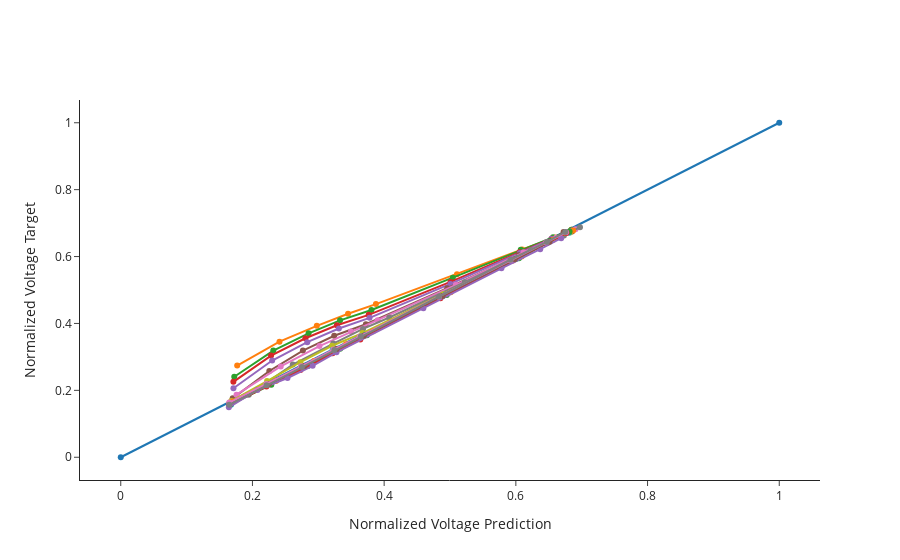

Here is the notebook cell this chart was saved with:
### Code cell
fig = go.Figure()
fig.add_trace(go.Scatter(x=[0, 1], y=[0, 1], showlegend=False, mode="markers+lines"))
for i in range(0, len(datasets["X_train"]), batch_size * skip):
    df_pred = pd.DataFrame(model.predict(datasets["X_train"][i : i + batch_size], verbose=0)[:, :, 2])
    df_train = pd.DataFrame(datasets["y_train"][i : i + batch_size][:, :, 2])
    fig.add_trace(
        go.Scatter(
            x=df_pred.values[0],
            y=df_train.values[0],
            showlegend=False,
            mode="markers+lines",
        )
    )

fig.update_yaxes(title="Normalized Voltage Target")
fig.update_xaxes(title="Normalized Voltage Prediction")
fig.update_layout(template="simple_white")
fig.update_layout(height=500)

### Figure 1 — Plotly figure (JSON) as saved in the notebook; plotly's stock layout.template omitted (floating-point values rounded to 4 significant figures)
{"data": [{"mode": "markers+lines", "showlegend": false, "type": "scatter", "x": [0, 1], "y": [0, 1]}, {"mode": "markers+lines", "showlegend": false, "type": "scatter", "x": [0.6843, 0.66, 0.6097, 0.5106, 0.3875, 0.3452, 0.2977, 0.241, 0.1768], "y": [0.6801, 0.657, 0.6214, 0.5474, 0.4579, 0.4289, 0.3929, 0.3455, 0.2741]}, {"mode": "markers+lines", "showlegend": false, "type": "scatter", "x": [0.6846, 0.6565, 0.6074, 0.5043, 0.3807, 0.333, 0.2852, 0.2317, 0.1724], "y": [0.6799, 0.6574, 0.6202, 0.5369, 0.4401, 0.4093, 0.3706, 0.3188, 0.2407]}, {"mode": "markers+lines", "showlegend": false, "type": "scatter", "x": [0.6853, 0.6544, 0.6058, 0.5007, 0.3765, 0.3282, 0.2804, 0.2283, 0.171], "y": [0.6773, 0.6533, 0.613, 0.5243, 0.4257, 0.3946, 0.3557, 0.3039, 0.2254]}, {"mode": "markers+lines", "showlegend": false, "type": "scatter", "x": [0.6851, 0.6541, 0.6061, 0.5007, 0.3778, 0.3312, 0.2833, 0.2299, 0.1712], "y": [0.6777, 0.6529, 0.6109, 0.5183, 0.4168, 0.3848, 0.344, 0.2891, 0.2062]}, {"mode": "markers+lines", "showlegend": false, "type": "scatter", "x": [0.6852, 0.6524, 0.6043, 0.4957, 0.3723, 0.3242, 0.2766, 0.2256, 0.1699], "y": [0.6746, 0.6486, 0.6038, 0.5053, 0.3977, 0.3632, 0.3188, 0.2579, 0.1762]}, {"mode": "markers+lines", "showlegend": false, "type": "scatter", "x": [0.6906, 0.6611, 0.6117, 0.509, 0.3901, 0.3496, 0.3018, 0.243, 0.1758], "y": [0.6817, 0.6564, 0.6125, 0.5154, 0.4099, 0.376, 0.3324, 0.2714, 0.187]}, {"mode": "markers+lines", "showlegend": false, "type": "scatter", "x": [0.6974, 0.6731, 0.6229, 0.5226, 0.4078, 0.3679, 0.3227, 0.2612, 0.1944], "y": [0.6877, 0.6631, 0.6198, 0.5231, 0.4178, 0.3837, 0.3397, 0.277, 0.1866]}, {"mode": "markers+lines", "showlegend": false, "type": "scatter", "x": [0.6823, 0.6485, 0.601, 0.4895, 0.367, 0.3209, 0.2728, 0.2222, 0.1678], "y": [0.6721, 0.6438, 0.5943, 0.4872, 0.3711, 0.3333, 0.2842, 0.2276, 0.1679]}, {"mode": "markers+lines", "showlegend": false, "type": "scatter", "x": [0.6805, 0.6492, 0.5993, 0.489, 0.3667, 0.3217, 0.2737, 0.2227, 0.1674], "y": [0.6714, 0.6426, 0.5916, 0.4814, 0.3608, 0.3205, 0.2695, 0.2166, 0.1572]}, {"mode": "markers+lines", "showlegend": false, "type": "scatter", "x": [0.6815, 0.6504, 0.6022, 0.4929, 0.3709, 0.3285, 0.28, 0.2264, 0.1676], "y": [0.6738, 0.6452, 0.5946, 0.4847, 0.365, 0.3247, 0.2735, 0.2182, 0.1591]}, {"mode": "markers+lines", "showlegend": false, "type": "scatter", "x": [0.687, 0.6569, 0.6088, 0.5011, 0.3831, 0.342, 0.2935, 0.2357, 0.1701], "y": [0.678, 0.65, 0.6004, 0.493, 0.3766, 0.3381, 0.2878, 0.2279, 0.1664]}, {"mode": "markers+lines", "showlegend": false, "type": "scatter", "x": [0.6816, 0.6524, 0.6046, 0.495, 0.3738, 0.3331, 0.2841, 0.2286, 0.1666], "y": [0.6752, 0.6464, 0.5951, 0.485, 0.3648, 0.3243, 0.2728, 0.2171, 0.1581]}, {"mode": "markers+lines", "showlegend": false, "type": "scatter", "x": [0.677, 0.6472, 0.5955, 0.4855, 0.3638, 0.3217, 0.273, 0.2212, 0.1649], "y": [0.6707, 0.6408, 0.5879, 0.4753, 0.3523, 0.3108, 0.2606, 0.2115, 0.156]}, {"mode": "markers+lines", "showlegend": false, "type": "scatter", "x": [0.6688, 0.637, 0.5781, 0.4596, 0.3277, 0.2914, 0.2533, 0.2075, 0.1642], "y": [0.6548, 0.6221, 0.5647, 0.4451, 0.3138, 0.2734, 0.2369, 0.2012, 0.1493]}, {"mode": "markers+lines", "showlegend": false, "type": "scatter", "x": [0.6725, 0.651, 0.5983, 0.4888, 0.3692, 0.3279, 0.2791, 0.2247, 0.1647], "y": [0.6735, 0.6441, 0.5917, 0.4819, 0.3633, 0.3234, 0.2728, 0.2179, 0.1607]}, {"mode": "markers+lines", "showlegend": false, "type": "scatter", "x": [0.6763, 0.6462, 0.5918, 0.4831, 0.3632, 0.323, 0.2739, 0.221, 0.1648], "y": [0.6725, 0.6427, 0.5897, 0.4796, 0.3613, 0.3218, 0.2719, 0.2187, 0.1634]}, {"mode": "markers+lines", "showlegend": false, "type": "scatter", "x": [0.6751, 0.6471, 0.5918, 0.4831, 0.3645, 0.3244, 0.2752, 0.2215, 0.1648], "y": [0.6734, 0.6437, 0.5905, 0.4803, 0.3613, 0.321, 0.2701, 0.215, 0.1569]}], "layout": {"autosize": true, "xaxis": {"autorange": true, "range": [-0.06232, 1.062], "title": {"text": "Normalized Voltage Prediction"}, "type": "linear"}, "yaxis": {"autorange": true, "range": [-0.07041, 1.07], "title": {"text": "Normalized Voltage Target"}, "type": "linear"}}}
